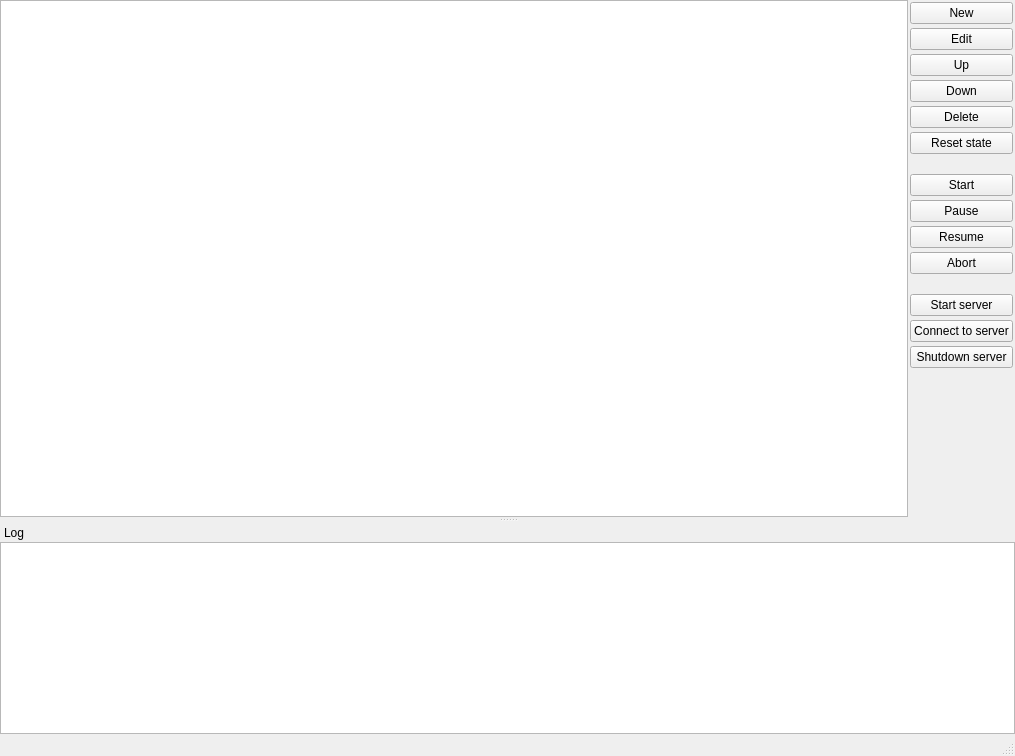
<?xml version="1.0" encoding="UTF-8"?>
<ui version="4.0">
 <class>WatcherMainWindow</class>
 <widget class="QMainWindow" name="MainWindow">
  <property name="geometry">
   <rect>
    <x>0</x>
    <y>0</y>
    <width>1015</width>
    <height>756</height>
   </rect>
  </property>
  <property name="windowIcon">
   <iconset resource="../../resources/vsedit-job-server-watcher.qrc">
    <normaloff>:/watcher.ico</normaloff>:/watcher.ico</iconset>
  </property>
  <widget class="QWidget" name="centralWidget">
   <layout class="QHBoxLayout" name="horizontalLayout">
    <property name="spacing">
     <number>2</number>
    </property>
    <property name="leftMargin">
     <number>0</number>
    </property>
    <property name="topMargin">
     <number>0</number>
    </property>
    <property name="rightMargin">
     <number>0</number>
    </property>
    <property name="bottomMargin">
     <number>0</number>
    </property>
    <item>
     <widget class="QTableView" name="jobsTableView">
      <property name="autoScroll">
       <bool>false</bool>
      </property>
      <property name="selectionBehavior">
       <enum>QAbstractItemView::SelectRows</enum>
      </property>
      <property name="verticalScrollMode">
       <enum>QAbstractItemView::ScrollPerPixel</enum>
      </property>
      <property name="horizontalScrollMode">
       <enum>QAbstractItemView::ScrollPerPixel</enum>
      </property>
      <attribute name="horizontalHeaderHighlightSections">
       <bool>false</bool>
      </attribute>
      <attribute name="verticalHeaderVisible">
       <bool>false</bool>
      </attribute>
     </widget>
    </item>
    <item>
     <layout class="QVBoxLayout" name="verticalLayout">
      <property name="spacing">
       <number>4</number>
      </property>
      <property name="leftMargin">
       <number>0</number>
      </property>
      <property name="topMargin">
       <number>2</number>
      </property>
      <property name="rightMargin">
       <number>2</number>
      </property>
      <property name="bottomMargin">
       <number>2</number>
      </property>
      <item>
       <widget class="QPushButton" name="jobNewButton">
        <property name="text">
         <string>New</string>
        </property>
       </widget>
      </item>
      <item>
       <widget class="QPushButton" name="jobEditButton">
        <property name="text">
         <string>Edit</string>
        </property>
       </widget>
      </item>
      <item>
       <widget class="QPushButton" name="jobMoveUpButton">
        <property name="text">
         <string>Up</string>
        </property>
       </widget>
      </item>
      <item>
       <widget class="QPushButton" name="jobMoveDownButton">
        <property name="text">
         <string>Down</string>
        </property>
       </widget>
      </item>
      <item>
       <widget class="QPushButton" name="jobDeleteButton">
        <property name="text">
         <string>Delete</string>
        </property>
       </widget>
      </item>
      <item>
       <widget class="QPushButton" name="jobResetStateButton">
        <property name="text">
         <string>Reset state</string>
        </property>
       </widget>
      </item>
      <item>
       <spacer name="verticalSpacer_2">
        <property name="orientation">
         <enum>Qt::Vertical</enum>
        </property>
        <property name="sizeType">
         <enum>QSizePolicy::Preferred</enum>
        </property>
        <property name="sizeHint" stdset="0">
         <size>
          <width>20</width>
          <height>16</height>
         </size>
        </property>
       </spacer>
      </item>
      <item>
       <widget class="QPushButton" name="startButton">
        <property name="text">
         <string>Start</string>
        </property>
       </widget>
      </item>
      <item>
       <widget class="QPushButton" name="pauseButton">
        <property name="text">
         <string>Pause</string>
        </property>
       </widget>
      </item>
      <item>
       <widget class="QPushButton" name="resumeButton">
        <property name="text">
         <string>Resume</string>
        </property>
       </widget>
      </item>
      <item>
       <widget class="QPushButton" name="abortButton">
        <property name="text">
         <string>Abort</string>
        </property>
       </widget>
      </item>
      <item>
       <spacer name="verticalSpacer_3">
        <property name="orientation">
         <enum>Qt::Vertical</enum>
        </property>
        <property name="sizeType">
         <enum>QSizePolicy::Preferred</enum>
        </property>
        <property name="sizeHint" stdset="0">
         <size>
          <width>20</width>
          <height>16</height>
         </size>
        </property>
       </spacer>
      </item>
      <item>
       <widget class="QPushButton" name="startServerButton">
        <property name="text">
         <string>Start server</string>
        </property>
       </widget>
      </item>
      <item>
       <widget class="QPushButton" name="connectToServerButton">
        <property name="text">
         <string>Connect to server</string>
        </property>
       </widget>
      </item>
      <item>
       <widget class="QPushButton" name="shutdownServerButton">
        <property name="text">
         <string>Shutdown server</string>
        </property>
       </widget>
      </item>
      <item>
       <spacer name="verticalSpacer">
        <property name="orientation">
         <enum>Qt::Vertical</enum>
        </property>
        <property name="sizeHint" stdset="0">
         <size>
          <width>20</width>
          <height>40</height>
         </size>
        </property>
       </spacer>
      </item>
     </layout>
    </item>
   </layout>
  </widget>
  <widget class="QMenuBar" name="menuBar">
   <property name="geometry">
    <rect>
     <x>0</x>
     <y>0</y>
     <width>1015</width>
     <height>21</height>
    </rect>
   </property>
  </widget>
  <widget class="QStatusBar" name="statusBar"/>
  <widget class="QDockWidget" name="dockWidget">
   <property name="features">
    <set>QDockWidget::NoDockWidgetFeatures</set>
   </property>
   <property name="allowedAreas">
    <set>Qt::BottomDockWidgetArea</set>
   </property>
   <property name="windowTitle">
    <string>Log</string>
   </property>
   <attribute name="dockWidgetArea">
    <number>8</number>
   </attribute>
   <widget class="QWidget" name="dockWidgetContents">
    <layout class="QGridLayout" name="gridLayout">
     <property name="leftMargin">
      <number>0</number>
     </property>
     <property name="topMargin">
      <number>0</number>
     </property>
     <property name="rightMargin">
      <number>0</number>
     </property>
     <property name="bottomMargin">
      <number>0</number>
     </property>
     <property name="spacing">
      <number>0</number>
     </property>
     <item row="0" column="0">
      <widget class="VSEditorLog" name="logView">
       <property name="textInteractionFlags">
        <set>Qt::LinksAccessibleByKeyboard|Qt::LinksAccessibleByMouse|Qt::TextBrowserInteraction|Qt::TextSelectableByKeyboard|Qt::TextSelectableByMouse</set>
       </property>
      </widget>
     </item>
    </layout>
   </widget>
  </widget>
 </widget>
 <customwidgets>
  <customwidget>
   <class>VSEditorLog</class>
   <extends>QTextEdit</extends>
   <header>../../common-src/log/vs_editor_log.h</header>
  </customwidget>
 </customwidgets>
 <resources>
  <include location="../../resources/vsedit-job-server-watcher.qrc"/>
 </resources>
 <connections/>
</ui>
